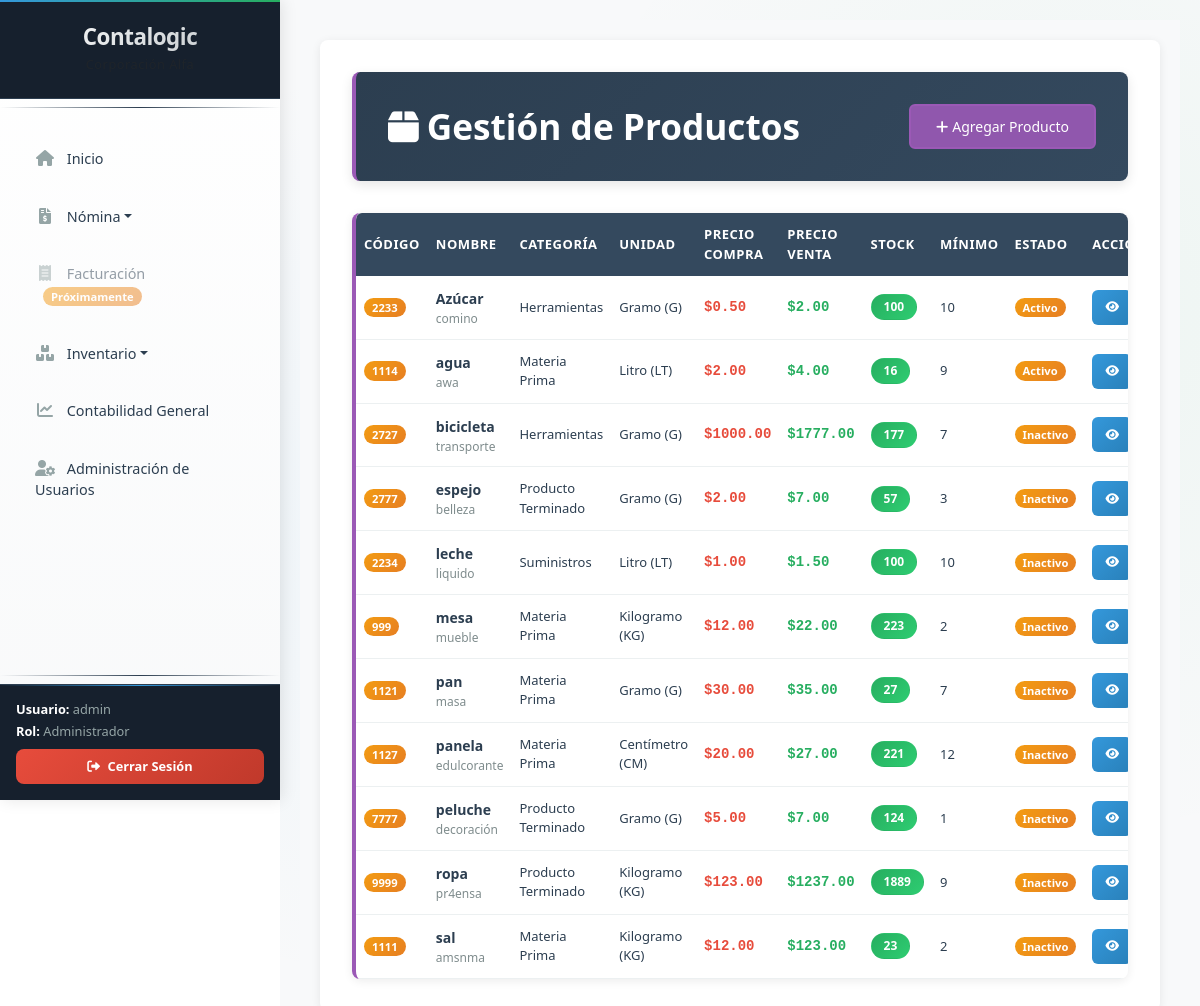
The app's page /inventario/productos (signed in) with its own data.
### tables this page shows
CREATE TABLE productos (
            id INTEGER PRIMARY KEY AUTOINCREMENT,
            codigo TEXT UNIQUE NOT NULL,
            nombre TEXT NOT NULL,
            descripcion TEXT,
            categoria_id INTEGER,
            unidad_id INTEGER,
            precio_compra DECIMAL(10,2) DEFAULT 0,
            precio_venta DECIMAL(10,2) DEFAULT 0,
            stock_minimo INTEGER DEFAULT 0,
            stock_actual INTEGER DEFAULT 0,
            activo BOOLEAN DEFAULT 1,
            fecha_creacion DATETIME DEFAULT CURRENT_TIMESTAMP,
            FOREIGN KEY (categoria_id) REFERENCES categorias (id),
            FOREIGN KEY (unidad_id) REFERENCES unidades (id)
        );

CREATE TABLE categorias (
            id INTEGER PRIMARY KEY AUTOINCREMENT,
            nombre TEXT NOT NULL UNIQUE,
            descripcion TEXT,
            activo BOOLEAN DEFAULT 1,
            fecha_creacion DATETIME DEFAULT CURRENT_TIMESTAMP
        );

CREATE TABLE unidades (
            id INTEGER PRIMARY KEY AUTOINCREMENT,
            nombre TEXT NOT NULL UNIQUE,
            abreviatura TEXT NOT NULL UNIQUE,
            activo BOOLEAN DEFAULT 1,
            fecha_creacion DATETIME DEFAULT CURRENT_TIMESTAMP
        );

### app.py (the view)
@app.route('/inventario/productos')
@login_required
def productos():
    productos_list = get_all_productos()
    categorias_list = get_all_categorias()
    unidades_list = get_all_unidades()
    productos_bajo_stock = get_productos_bajo_stock()
    return render_template('productos.html',
                         productos=productos_list,
                         categorias=categorias_list,
                         unidades=unidades_list,
                         productos_bajo_stock=productos_bajo_stock)

### app.py (called while the page is built)
def login_required(f):
    @wraps(f)
    def decorated_function(*args, **kwargs):
        if 'logged_in' not in session:
            return redirect(url_for('login'))
        return f(*args, **kwargs)
    return decorated_function

### database.py (called while the page is built)
def get_db_connection():
    conn = sqlite3.connect('contalogic.db')
    conn.row_factory = sqlite3.Row
    return conn

def get_all_unidades():
    conn = get_db_connection()
    cursor = conn.cursor()
    cursor.execute('SELECT * FROM unidades WHERE activo = 1 ORDER BY nombre')
    unidades = cursor.fetchall()
    conn.close()
    return unidades

def get_all_categorias():
    conn = get_db_connection()
    cursor = conn.cursor()
    cursor.execute('SELECT * FROM categorias WHERE activo = 1 ORDER BY nombre')
    categorias = cursor.fetchall()
    conn.close()
    return categorias

def get_all_productos():
    conn = get_db_connection()
    cursor = conn.cursor()
    cursor.execute('''
        SELECT p.*, c.nombre as categoria_nombre, u.nombre as unidad_nombre, u.abreviatura
        FROM productos p
        LEFT JOIN categorias c ON p.categoria_id = c.id
        LEFT JOIN unidades u ON p.unidad_id = u.id
        ORDER BY p.nombre
    ''')
    productos = cursor.fetchall()
    conn.close()
    return productos

def get_productos_bajo_stock():
    conn = get_db_connection()
    cursor = conn.cursor()
    cursor.execute('''
        SELECT p.*, c.nombre as categoria_nombre, u.nombre as unidad_nombre
        FROM productos p
        LEFT JOIN categorias c ON p.categoria_id = c.id
        LEFT JOIN unidades u ON p.unidad_id = u.id
        WHERE p.stock_actual <= p.stock_minimo AND p.activo = 1
        ORDER BY p.stock_actual ASC
    ''')
    productos = cursor.fetchall()
    conn.close()
    return productos

### templates/productos.html (shortened to what this page needs)
{% extends "base.html" %}
{% block css_files %}
<link rel="stylesheet" href="{{ url_for('static', filename='css/productos.css') }}">
{% endblock %}
{% block content %}
<div class="productos-container">
    <div class="productos-content">
        <div class="productos-header">
            <div class="d-flex justify-content-between align-items-center">
                <h1><i class="fas fa-box me-2"></i>Gestión de Productos</h1>
                <button type="button" class="btn btn-primary" data-bs-toggle="modal" data-bs-target="#agregarProductoModal">
                    <i class="fas fa-plus me-1"></i>Agregar Producto
                </button>
            </div>
        </div>
        <div class="productos-table-container">
            <div class="card-body">
                <div class="table-responsive">
                    <table class="productos-table">
                        <thead>
                            <tr>
                                <th>Código</th>
                                <th>Nombre</th>
                                <th>Categoría</th>
                                <th>Unidad</th>
                                <th>Precio Compra</th>
                                <th>Precio Venta</th>
                                <th>Stock</th>
                                <th>Mínimo</th>
                                <th>Estado</th>
                                <th>Acciones</th>
                            </tr>
                        </thead>
                        <tbody>
                            {% for producto in productos %}
                            <tr class="{{ 'table-warning' if producto.stock_actual <= producto.stock_minimo }}">
                                <td>
                                    <span class="producto-codigo badge">{{ producto.codigo }}</span>
                                </td>
                                <td>
                                    <div class="producto-nombre">{{ producto.nombre }}</div>
                                    {% if producto.descripcion %}
                                    <div class="producto-descripcion">{{ producto.descripcion[:50] }}{% if producto.descripcion|length > 50 %}...{% endif %}</div>
                                    {% endif %}
                                </td>
                                <td>{{ producto.categoria_nombre or 'Sin categoría' }}</td>
                                <td>{{ producto.unidad_nombre }} ({{ producto.abreviatura }})</td>
                                <td>
                                    <span class="producto-precio producto-precio-compra">${{ "%.2f"|format(producto.precio_compra) }}</span>
                                </td>
                                <td>
                                    <span class="producto-precio producto-precio-venta">${{ "%.2f"|format(producto.precio_venta) }}</span>
                                </td>
                                <td>
                                    <div class="producto-stock">
                                        <span class="badge bg-{{ 'danger' if producto.stock_actual <= producto.stock_minimo else 'success' }}">
                                            {{ producto.stock_actual }}
                                        </span>
                                    </div>
                                </td>
                                <td>{{ producto.stock_minimo }}</td>
                                <td>
                                    <span class="badge bg-{{ 'success' if producto.activo else 'danger' }}">
                                        {{ 'Activo' if producto.activo else 'Inactivo' }}
                                    </span>
                                </td>
                                <td>
                                    <div class="productos-actions">
                                        <button class="btn btn-info" onclick="verProducto({{ producto.id }})"
                                            title="Ver detalles">
                                            <i class="fas fa-eye"></i>
                                        </button>
                                    </div>
                                </td>
                            </tr>
                            {% endfor %}
                        </tbody>
                    </table>
                </div>
            </div>
        </div>
    </div>
</div>
{% endblock %}

### static/css/sidebar.css (style rules this page uses)
:root { --sidebar-bg: #1e2a3a; --sidebar-header-bg: #16202d; --sidebar-hover: #2a3a4d; --sidebar-active: #3498db; --sidebar-border: #2d3e50; --text-primary: #ecf0f1; --text-secondary: #95a5a6; --text-muted: #7f8c8d; --accent-color: #3498db; --success-color: #27ae60; --danger-color: #e74c3c; --warning-color: #f39c12; }
.badge { font-size: 0.7rem; font-weight: 600; padding: 0.25rem 0.5rem; background: linear-gradient(135deg, var(--warning-color), #e67e22) !important; border-radius: 12px; }
body { margin: 0 !important; padding: 0 !important; overflow-x: hidden; }

### static/css/productos.css (style rules this page uses)
.productos-container { padding: 20px; background: #f8f9fa; min-height: calc(100vh - 80px); }
.productos-content { background: white; border-radius: 8px; box-shadow: 0 2px 10px rgba(0,0,0,0.08); padding: 2rem; margin-top: 0; }
.productos-header { background: linear-gradient(135deg, #2c3e50 0%, #34495e 100%); color: white; padding: 2rem; border-radius: 8px; margin-bottom: 2rem; box-shadow: 0 4px 12px rgba(0,0,0,0.1); border-left: 4px solid #9b59b6; }
.productos-header h1 { margin: 0; font-size: 2.2rem; font-weight: 600; color: #ffffff; }
.productos-header .btn-primary { background: rgba(155, 89, 182, 0.9); border: 2px solid #9b59b6; color: white; padding: 10px 25px; border-radius: 6px; font-weight: 500; transition: all 0.3s ease; font-size: 14px; }
.productos-table-container { background: white; border-radius: 8px; box-shadow: 0 2px 10px rgba(0,0,0,0.08); overflow: hidden; border-left: 4px solid #9b59b6; }
.productos-table { width: 100%; border-collapse: collapse; margin: 0; font-size: 14px; }
.productos-table thead { background: #34495e; }
.productos-table th { color: white; font-weight: 600; padding: 1rem; border: none; text-align: left; font-size: 13px; text-transform: uppercase; letter-spacing: 0.5px; }
.productos-table th:first-child { border-top-left-radius: 6px; }
.productos-table th:last-child { border-top-right-radius: 6px; }
.productos-table td { padding: 1rem; border-bottom: 1px solid #ecf0f1; vertical-align: middle; color: #2c3e50; }
.productos-table tbody tr { transition: all 0.2s ease; }
.producto-nombre { font-weight: 600; color: #2c3e50; font-size: 14px; margin-bottom: 2px; }
.producto-descripcion { color: #7f8c8d; font-size: 12px; line-height: 1.3; }
.producto-precio { font-weight: 600; font-size: 14px; font-family: 'Courier New', monospace; }
.producto-precio-compra { color: #e74c3c; }
.producto-precio-venta { color: #27ae60; }
.producto-stock .badge { padding: 6px 12px; border-radius: 15px; font-weight: 600; font-size: 12px; border: 1px solid transparent; }
.producto-stock .bg-success { background: linear-gradient(135deg, #27ae60 0%, #2ecc71 100%) !important; color: white; }
.productos-actions { display: flex; gap: 8px; justify-content: center; }
.productos-actions .btn { border-radius: 6px; padding: 6px 10px; transition: all 0.3s ease; border: none; font-size: 12px; font-weight: 500; min-width: 40px; }
.productos-actions .btn-info { background: linear-gradient(135deg, #3498db 0%, #2980b9 100%); color: white; }
@media (max-width: 1200px) { .productos-table { font-size: 13px; } }
@media (max-width: 1200px) { .productos-table th, .productos-table td { padding: 0.75rem 0.5rem; } }
.productos-table tbody tr, .productos-actions .btn, .modal-productos .btn { transition: all 0.3s cubic-bezier(0.4, 0, 0.2, 1); }

### records on screen
productos: codigo "2233", nombre "Azúcar", descripcion "comino", nombre "Herramientas", unidad_nombre "Gramo", abreviatura "G", precio_compra "0.50", precio_venta "2.00", stock_actual "100", stock_minimo "10", activo "Activo"
productos: codigo "1114", nombre "agua", descripcion "awa", nombre "Materia Prima", unidad_nombre "Litro", abreviatura "LT", precio_compra "2.00", precio_venta "4.00", stock_actual "16", stock_minimo "9", activo "Activo"
productos: codigo "2727", nombre "bicicleta", descripcion "transporte", nombre "Herramientas", unidad_nombre "Gramo", abreviatura "G", precio_compra "1000.00", precio_venta "1777.00", stock_actual "177", stock_minimo "7", activo "Inactivo"
productos: codigo "2777", nombre "espejo", descripcion "belleza", nombre "Producto Terminado", unidad_nombre "Gramo", abreviatura "G", precio_compra "2.00", precio_venta "7.00", stock_actual "57", stock_minimo "3", activo "Inactivo"
productos: codigo "2234", nombre "leche", descripcion "liquido", nombre "Suministros", unidad_nombre "Litro", abreviatura "LT", precio_compra "1.00", precio_venta "1.50", stock_actual "100", stock_minimo "10", activo "Inactivo"
productos: codigo "999", nombre "mesa", descripcion "mueble", nombre "Materia Prima", unidad_nombre "Kilogramo", abreviatura "KG", precio_compra "12.00", precio_venta "22.00", stock_actual "223", stock_minimo "2", activo "Inactivo"
productos: codigo "1121", nombre "pan", descripcion "masa", nombre "Materia Prima", unidad_nombre "Gramo", abreviatura "G", precio_compra "30.00", precio_venta "35.00", stock_actual "27", stock_minimo "7", activo "Inactivo"
productos: codigo "1127", nombre "panela", descripcion "edulcorante", nombre "Materia Prima", unidad_nombre "Centímetro", abreviatura "CM", precio_compra "20.00", precio_venta "27.00", stock_actual "221", stock_minimo "12", activo "Inactivo"
productos: codigo "7777", nombre "peluche", descripcion "decoración", nombre "Producto Terminado", unidad_nombre "Gramo", abreviatura "G", precio_compra "5.00", precio_venta "7.00", stock_actual "124", stock_minimo "1", activo "Inactivo"
productos: codigo "9999", nombre "ropa", descripcion "pr4ensa", nombre "Producto Terminado", unidad_nombre "Kilogramo", abreviatura "KG", precio_compra "123.00", precio_venta "1237.00", stock_actual "1889", stock_minimo "9", activo "Inactivo"
productos: codigo "1111", nombre "sal", descripcion "amsnma", nombre "Materia Prima", unidad_nombre "Kilogramo", abreviatura "KG", precio_compra "12.00", precio_venta "123.00", stock_actual "23", stock_minimo "2", activo "Inactivo"

### other values on screen
{{ session.username }} "admin"
{{ session.user_role }} "Administrador"
